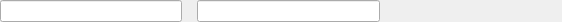
<?xml version="1.0" encoding="UTF-8"?>
<ui version="4.0">
 <class>BaseWidgets::Internal::FrenchSocialNumber</class>
 <widget class="QWidget" name="BaseWidgets::Internal::FrenchSocialNumber">
  <property name="geometry">
   <rect>
    <x>0</x>
    <y>0</y>
    <width>562</width>
    <height>22</height>
   </rect>
  </property>
  <property name="minimumSize">
   <size>
    <width>0</width>
    <height>22</height>
   </size>
  </property>
  <property name="maximumSize">
   <size>
    <width>16777215</width>
    <height>22</height>
   </size>
  </property>
  <property name="windowTitle">
   <string>Form</string>
  </property>
  <layout class="QGridLayout" name="gridLayout">
   <property name="horizontalSpacing">
    <number>10</number>
   </property>
   <property name="verticalSpacing">
    <number>0</number>
   </property>
   <property name="margin">
    <number>0</number>
   </property>
   <item row="0" column="1">
    <spacer name="horizontalSpacer">
     <property name="orientation">
      <enum>Qt::Horizontal</enum>
     </property>
     <property name="sizeType">
      <enum>QSizePolicy::Fixed</enum>
     </property>
     <property name="sizeHint" stdset="0">
      <size>
       <width>5</width>
       <height>20</height>
      </size>
     </property>
    </spacer>
   </item>
   <item row="0" column="0">
    <widget class="QLineEdit" name="nss"/>
   </item>
   <item row="0" column="2">
    <widget class="QLineEdit" name="key">
     <property name="enabled">
      <bool>true</bool>
     </property>
     <property name="toolTip">
      <string>Control key</string>
     </property>
    </widget>
   </item>
   <item row="0" column="3">
    <spacer name="horizontalSpacer_2">
     <property name="orientation">
      <enum>Qt::Horizontal</enum>
     </property>
     <property name="sizeHint" stdset="0">
      <size>
       <width>40</width>
       <height>20</height>
      </size>
     </property>
    </spacer>
   </item>
  </layout>
 </widget>
 <tabstops>
  <tabstop>nss</tabstop>
  <tabstop>key</tabstop>
 </tabstops>
 <resources/>
 <connections/>
</ui>
